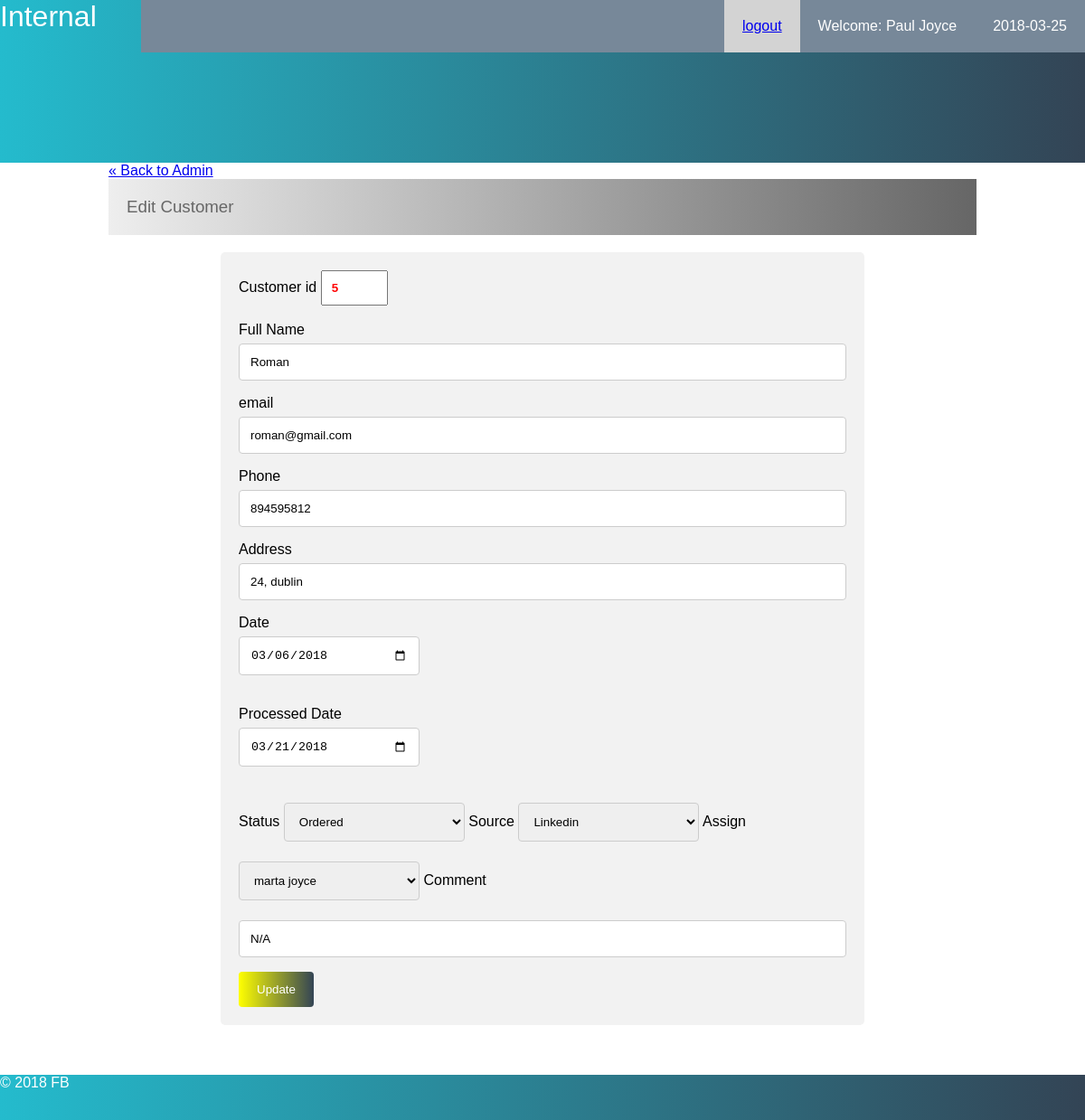
/Fb/public/staff/edit_customer.php?id=5 (signed in), run on an earlier commit of the app's database.
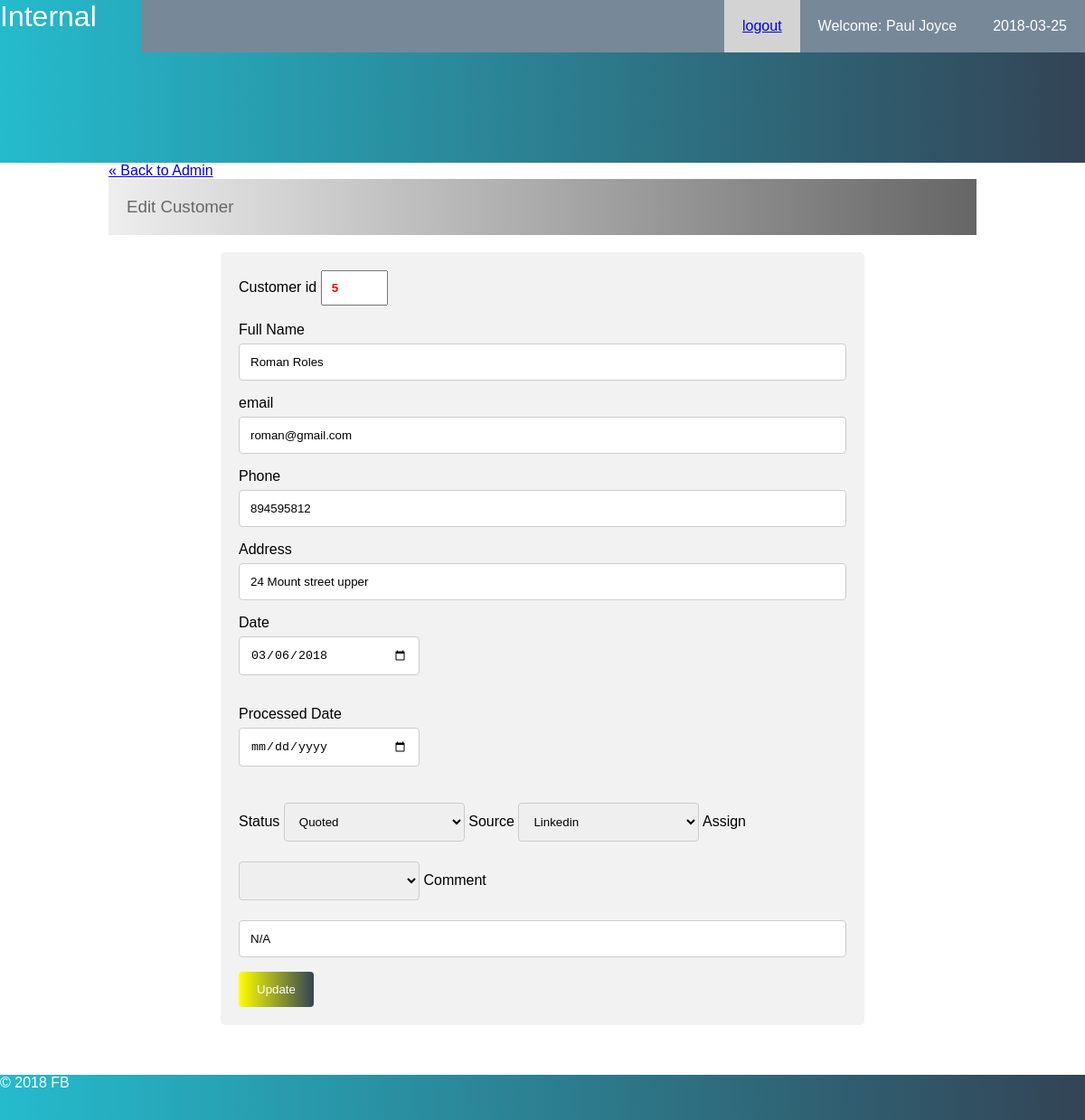
And on a later commit of the database.
### tables this page shows
CREATE TABLE `customers` (
  `customer_id` int(11) NOT NULL,
  `full_name` varchar(255) NOT NULL,
  `email` varchar(30) DEFAULT NULL,
  `phone` varchar(30) DEFAULT NULL,
  `address` varchar(255) DEFAULT NULL,
  `contact_date` date DEFAULT NULL,
  `status` tinyint(1) DEFAULT NULL,
  `source` varchar(85) DEFAULT NULL,
  `staff_id` int(11) DEFAULT NULL,
  `comment` varchar(255) DEFAULT NULL,
  `processed_date` date DEFAULT NULL
);

CREATE TABLE `staff` (
  `staff_id` int(6) UNSIGNED NOT NULL,
  `staff_fullname` varchar(30) NOT NULL,
  `staff_Phone` varchar(30) DEFAULT NULL,
  `staff_email` varchar(50) NOT NULL,
  `staff_password` varchar(50) NOT NULL
);

### Fb/private/query_function.php (called while the page is built, shortened)
<?php
function find_assigned($querried_staff_id){
    global $db;
    $sql = "SELECT staff_fullname FROM staff ";
    $sql .= "WHERE staff_id = '". db_escape($db, $querried_staff_id). "'";
    $sql .= "limit 1";
    $staff_result = mysqli_query($db, $sql);
    $value = mysqli_fetch_assoc($staff_result);
    return $value['staff_fullname'];
}
function edit_customer($id){
    global $db;
    $sql = "SELECT * FROM customers WHERE customer_id ='$id'";
    $customer_result = mysqli_query($db, $sql);
    return $customer_result;
}
?>

### Fb/public/staff/edit_customer.php (the view, shortened to what this page needs)
<?php require_once("../../private/initialize.php");?>
<?php
if(!isset($_GET['id'])){
  redirect_to(return_dashboard());
}
else{
  $id = $_GET['id'];
  $customer_set = edit_customer($id);
  while($customer = mysqli_fetch_assoc($customer_set)){
    $full_name = $customer['full_name'];
    $email = $customer['email'];
    $phone = $customer['phone'] ;
    $address = $customer['address'] ;
    $contact_date = $customer['contact_date'] ;
     if ($customer['status'] == 1){
      $status = 'Quoted';
    }
    elseif ($customer['status'] == 0){
      $status = 'Ordered';
    }
    else{
      $status = 'In Process';
    }
    $source = $customer['source'] ;
    $staff_id = $customer['staff_id'] ;
    $comment = $customer['comment'] ;
    $processed_date = $customer['processed_date'];
  }
}
require_once(SHARED_PATH .'/header.php');
?>
<div class = "container">
<div class ="bread-crumb">
<a class="back_link" href="<?php echo url_for('public/staff/index.php?id='. h($id)); ?>"> &laquo; Back to Admin</a>
</div>
<div class = "page-heading">
	<h3>Edit Customer </h3>
</div>
<div class="form_container">
  <form action="<?php echo url_for('public/staff/edit_customer.php?id='. h($id)); ?>" method = "post">
    <label for="id">Customer id </label>
    <input type="number" id="id" name="id" style="width:50px;color:red; font-weight: 600; padding: 10px;" value = <?php echo h($id) ?> readonly><br /><br />
     <label for="full_name">Full Name</label>
    <input type="text" id="full_name" name="full_name" value="<?php echo h($full_name);?>">
    <label for="email">email</label>
    <input type="text" id="email" name="email" value= "<?php echo  h($email) ?>">
    <label for="phone">Phone</label>
    <input type="text" id="phone" name="phone" value= "<?php echo h($phone) ?>">
    <label for="address">Address</label>
    <input type="text" id="address" name="address" value= "<?php echo h($address) ?>">
    <label for="date">Date</label><br />
    <input type="Date" id="date" name="start_date" value= "<?php echo h($contact_date) ?>"><br /><br />
    <label for="date">Processed Date</label><br />
    <input type="Date" id="processed_date" name="processed_date" value= "<?php echo h($processed_date) ?>"><br /><br />
    <label for="status">Status</label>
    <select id="status" name="status">
    	<option><?php echo $status ?></option>
    </select>
    <label for="source">Source</label>
    <select id="source" name="source">
    	<option><?php echo $source ?></option>
    </select>
    <label for="assign">Assign</label>
    <select id="assign" name="assign">
    	<option><?php echo h(find_assigned($staff_id)) ; ?></option>
    </select>
    <label for="comment">Comment</label>
    <input type = "text" id="comment" name="comment" value= "<?php echo h($comment) ;?>">
    <input type="submit" value="Update">
  </form>
</div>
</div>
<link rel="stylesheet" type="text/css" href="<?php echo url_for('public/stylesheets/add_customer_style.css'); ?>">
<?php require_once(SHARED_PATH ."/footer.php");?>

### Fb/private/Shared/header.php (shortened to what this page needs)
<!doctype html>
<html>
<head>
<link rel = "Stylesheet" media = "all" href = "<?php echo url_for('public/stylesheets/styles.css')?>">
</head>
<body>
<div id = "site-header">
<div id = "logo">Internal</div>
<div id = "right-header">
<div id = "current_date"><?php current_date(); ?></div>
<div id = "current_user"><?php welcome(); ?></div>
<div id = "logout"><a href = "<?php echo url_for('public/logout.php');?>">logout</a></div>
</div>
</div>

### Fb/private/functions.php (shortened to what this page needs)
<?php
function url_for($script_path){
    if($script_path[0] != '/'){
        $script_path = "/" . $script_path;
    }
    return WWW_ROOT . $script_path;
}
function h($string=""){
    return htmlspecialchars($string);
}
function current_date(){
    echo  date("Y-m-d") . "<br>";
}
function welcome(){
    if(isset($_SESSION['username'])){
        echo "Welcome: ". $_SESSION['username'];
    }
    else{
    }
}
function db_escape($connection, $string){
    return mysqli_real_escape_string($connection, $string);
}
?>

### Fb/private/Shared/footer.php (shortened to what this page needs)
<footer>
<div>
&copy; <?php echo date('Y'); ?> FB
</div>
</footer>
</body>
</html>

### Fb/public/stylesheets/styles.css (style rules this page uses)
html { height: 100%; width: 100%; }
body { padding-top: 0px !important; font-weight: 100; font-family: sans-serif; width: 100%; margin: 0; padding: 0; }
#site-header { height: 180px; color: #fff; width: 100%; background: linear-gradient(-90deg, #345, #24BBCD); }
footer { font-weight: 100; font-family: sans-serif; width: 100%; height: 50px; margin: 55px 0 0 0; background: linear-gradient(-90deg, #345, #24BBCD); color: #fff; bottom: 0; }
.container { width: 80%; margin: 0 auto; min-height: 800px; }
.container h3 { margin-top: 0 !important; padding: 20px; color: #666; font-family: sans-serif; font-weight: 400; }
.page-heading { background: linear-gradient(-90deg, #666 0, #eee 100%); }
#logo { float: left; font-family: sans-serif; font-size: 32px; width: 5%; }
#current_date { padding: 20px; float: right; }
#current_user { padding: 20px; float: right; }
.form_process_order input[type=text], input[type=Date], select { width: 200px !important; }
.list td input[type=text], select { width: 100%; padding: 12px; border: 1px solid #ccc; border-radius: 2px; box-sizing: border-box; margin-top: 0px; margin-bottom: 10px; resize: vertical; }
#logout { background: lightgrey; float: right; padding: 20px; }
#right-header { width: 87%; background: lightslategrey; float: right; }

### Fb/public/stylesheets/add_customer_style.css (style rules this page uses)
body { font-family: Arial, Helvetica, sans-serif; }
input[type=text], input[type=password], select, textarea { width: 100%; padding: 12px; border: 1px solid #ccc; border-radius: 4px; box-sizing: border-box; margin-top: 6px; margin-bottom: 16px; resize: vertical; }
input[type=Date] { width: 20%; padding: 12px; border: 1px solid #ccc; border-radius: 4px; box-sizing: border-box; margin-top: 6px; margin-bottom: 16px; resize: vertical; }
input[type=submit] { background: linear-gradient(-90deg, #345, yellow); color: white; padding: 12px 20px; border: none; border-radius: 4px; cursor: pointer; }
.form_container { margin: 0 auto; width:70%; border-radius: 5px; background-color: #f2f2f2; padding: 20px; }

What changed in the data, as far as the page shows it:
changed customers "roman@gmail.com": full_name "Roman" → "Roman Roles"; address "24, dublin" → "24 Mount street upper"; status "Ordered" → "Quoted"; processed_date "03/21/2018" → (not shown); assign "marta joyce" → (not shown)
